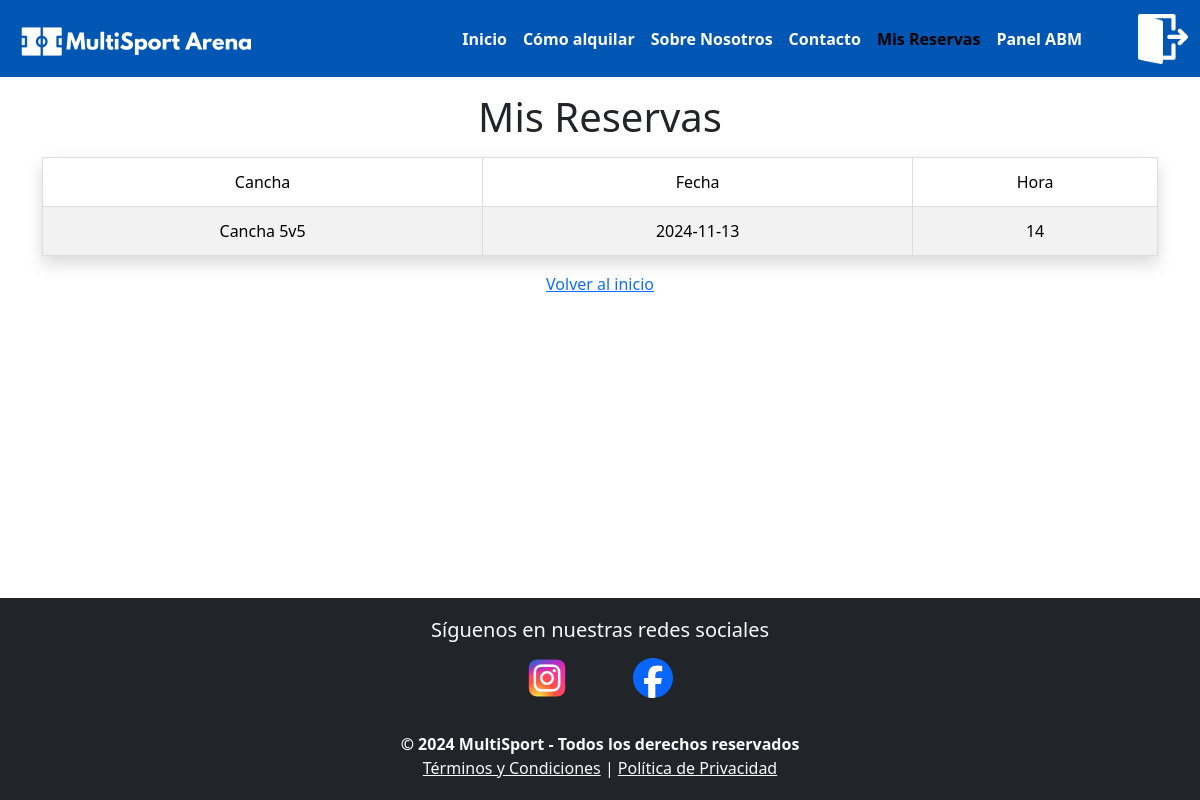
The page /mis_reservas (signed in) on the database as committed earlier.
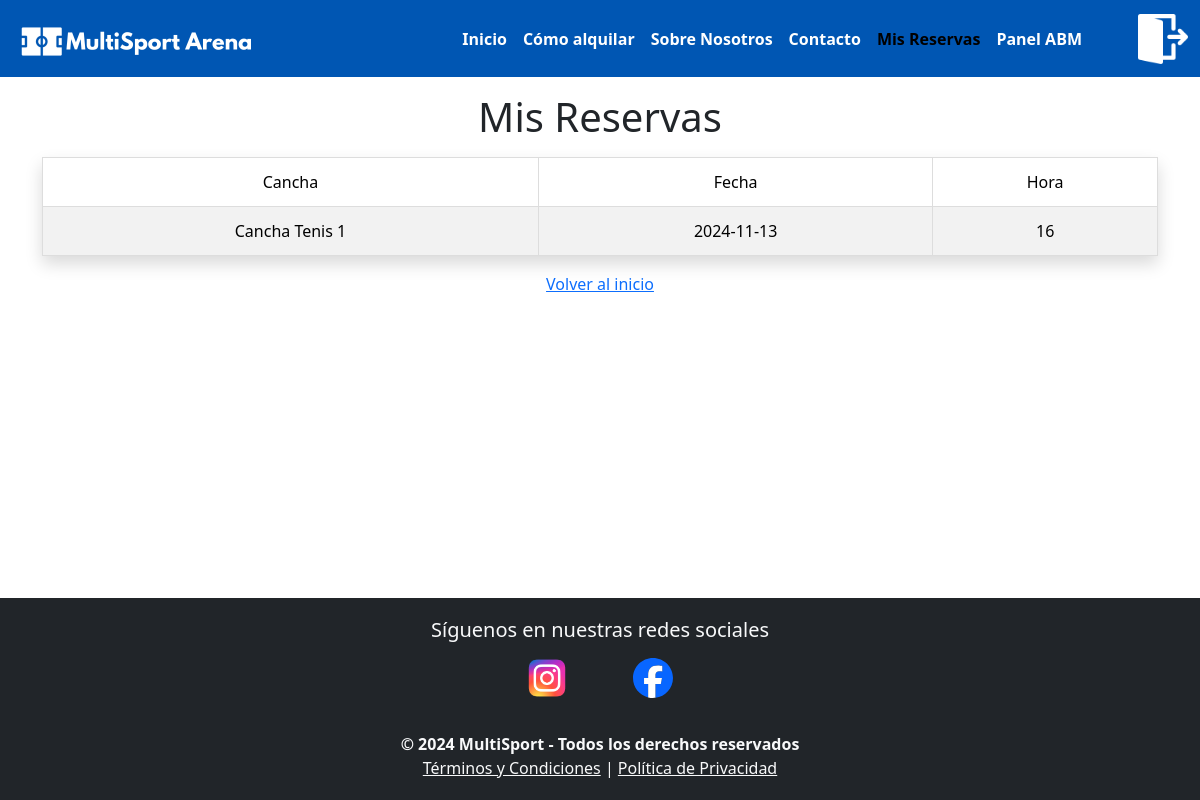
The same page on the database as committed later.
### tables this page shows
CREATE TABLE Reservas (
            id_reserva INTEGER PRIMARY KEY AUTOINCREMENT,
            id_usuario INTEGER NOT NULL,
            id_cancha INTEGER NOT NULL,
            fecha TEXT NOT NULL,
            hora INTEGER NOT NULL,
            FOREIGN KEY (id_usuario) REFERENCES Usuarios (id_usuario),
            FOREIGN KEY (id_cancha) REFERENCES Canchas (id_cancha)
        );

CREATE TABLE Canchas (
            id_cancha INTEGER PRIMARY KEY AUTOINCREMENT,
            tipo TEXT NOT NULL,
            nombre TEXT NOT NULL
        );

### app.py (the view)
@app.route('/mis_reservas')
def mis_reservas():
    if 'user_id' not in session:
        return redirect(url_for('login'))
    conn = crear_conexion("reserva_canchas.db")
    reservas = obtener_reservas_por_usuario(conn, session['user_id'])
    conn.close()
    return render_template('mis_reservas.html', reservas=reservas)

### modelo/conexion.py (called while the page is built)
def crear_conexion(db_file):
    conn = None
    try:
        conn = sqlite3.connect(db_file)
        print(f"Conectado a la base de datos {db_file}")
        return conn
    except Error as e:
        print(f"Error al conectar con la base de datos: {e}")
    return conn

### modelo/reserva.py (called while the page is built)
def obtener_reservas_por_usuario(conn, id_usuario):
    cursor = conn.cursor()
    cursor.execute("""
        SELECT r.id_reserva, c.nombre AS cancha, r.fecha, r.hora
        FROM Reservas r
        JOIN Canchas c ON r.id_cancha = c.id_cancha
        WHERE r.id_usuario = ?
    """, (id_usuario,))
    return cursor.fetchall()

### templates/mis_reservas.html
{% include 'header.html' %}
<main class="container mt-3 mb-3">
    <h1 class="text-center mb-3">Mis Reservas</h1>
    {% if reservas %}
    <table class="table table-striped table-bordered shadow">
        <thead>
            <tr>
                <th>Cancha</th>
                <th>Fecha</th>
                <th>Hora</th>
            </tr>
        </thead>
        <tbody>
            {% for reserva in reservas %}
            <tr>
                <td>{{ reserva[1] }}</td>
                <td>{{ reserva[2] }}</td>
                <td>{{ reserva[3] }}</td>
            </tr>
            {% endfor %}
        </tbody>
    </table>
    {% else %}
        <p class="text-center">No tienes reservas realizadas.</p>
    {% endif %}
    <div class="text-center mt-3">
        <a href="{{ url_for('index') }}">Volver al inicio</a>
    </div>
</main>
{% include 'footer.html' %}

### templates/header.html (shortened to what this page needs)
<!DOCTYPE html>
<html lang="en">
<head>
    <link rel="stylesheet" href="https://cdnjs.cloudflare.com/ajax/libs/font-awesome/6.5.2/css/all.min.css"
>
    <link href="https://cdn.jsdelivr.net/npm/bootstrap@5.3.3/dist/css/bootstrap.min.css" rel="stylesheet"
>
    <link rel="stylesheet" href="{{ url_for('static', filename='css/style.css') }}">
    <link href="https://cdn.jsdelivr.net/npm/bootstrap-icons/font/bootstrap-icons.css" rel="stylesheet">
</head>
<body>
    <header>
        <nav class="navbar navbar-expand-lg">
            <div class="container-fluid">
                <a class="navbar-brand" href="/">
                    <img src="{{ url_for('static', filename='img/logo.png') }}" alt="Logo" width="250"
                        class="d-inline-block align-text-top">
                </a>
                <div class="collapse navbar-collapse justify-content-end" id="navbarNavDropdown">
                    <ul class="navbar-nav">
                        <li class="nav-item">
                            <a class="nav-link fw-bold {% if request.path == '/' %}active{% endif %}" aria-current="page" href="/">Inicio</a>
                        </li>
                        <li class="nav-item">
                            <a class="nav-link fw-bold {% if request.path == '/comoalquilar' %}active{% endif %}" href="/comoalquilar">Cómo alquilar</a>
                        </li>
                        <li class="nav-item">
                            <a class="nav-link fw-bold {% if request.path == '/sobrenosotros' %}active{% endif %}" href="/sobrenosotros">Sobre Nosotros</a>
                        </li>
                        <li class="nav-item">
                            <a class="nav-link fw-bold {% if request.path == '/contacto' %}active{% endif %}" href="/contacto">Contacto</a>
                        </li>
                        {% if session.get('user_id') %}
                        <li class="nav-item">
                            <a class="nav-link fw-bold {% if request.path == url_for('mis_reservas') %}active{% endif %}" href="{{ url_for('mis_reservas') }}">Mis Reservas</a>
                        </li>
                        {% endif %}
                        {% if session.get('user_role') == 'administrador' %}
                        <li class="nav-item">
                            <a class="nav-link fw-bold {% if request.path == url_for('admin_dashboard') %}active{% endif %}" href="{{ url_for('admin_dashboard') }}">Panel ABM</a>
                        </li>
                        {% endif %}
                    </ul>
                    <div class="d-flex ms-5">
                        <a class="nav-link"
                            href="{% if 'user_id' in session %}/auth/logout{% else %}/auth/login{% endif %}">
                            <img src="{{ url_for('static', filename='img/' + ('usuario.png' if 'user_id' not in session else 'logout.png')) }}"
                                alt="usuario" width="50" height="50">
                        </a>
                    </div>
                </div>
            </div>
        </nav>
    </header>
</body>
</html>

### templates/footer.html
<footer class="footer bg-dark text-light py-2.5">
    <div class="row text-center mb-4">
        <div class="col-md-12">
            <h5 class="mb-3">Síguenos en nuestras redes sociales</h5>
            <div class="footer-icons">
                <a href="https://www.instagram.com" target="_blank" class="mx-3">
                    <img src="{{ url_for('static', filename='img/ig.png') }}" alt="Instagram" class="social-icon">
                </a>
                <a href="https://www.twitter.com" target="_blank" class="mx-3">
                    <img src="{{ url_for('static', filename='img/facebook.svg') }}" alt="Twitter" class="social-icon">
                </a>
            </div>
        </div>
    </div>
    <div class="row text-center mt-4">
        <div class="col-md-12">
            <p class="footer-text m-0">© 2024 MultiSport - Todos los derechos reservados</p>
            <p class="m-0">
                <a href="{{ url_for('static', filename='pdf/terminos.pdf') }}"  target="_blank"   class="text-light">Términos y Condiciones</a> |
                <a href="{{ url_for('static', filename='pdf/terminos.pdf') }}"  target="_blank" class="text-light">Política de Privacidad</a>
            </p>
        </div>
    </div>
</footer>

### static/css/style.css (style rules this page uses)
.navbar { background-color: #0056B3; }
.nav-link { color: white; }
.navbar-brand img { filter: brightness(0) invert(1); }
html, body { height: 100%; margin: 0; display: flex; flex-direction: column; }
main { flex: 1; }
.footer { background-color: #cfd0d0; padding: 20px; text-align: center; }
.footer-icons { margin-bottom: 10px; }
.footer-text { font-weight: bold; }
.social-icon { width: 70px; height: 40px; transition: transform 0.3s ease; }
.footer-icons a { display: inline-block; }
.footer-icons { text-align: center; }
.table th { vertical-align: middle; font-weight: 500; text-align: center; }
.table td { padding: 0; vertical-align: middle; }
.table-bordered td, .table-bordered th { border: 1px solid #ddd; }
.table th, .table td { text-align: center; padding: 0.75rem; }

Rows that differ between the two databases and show on the page:
removed Reservas: nombre "Cancha 5v5", fecha "2024-11-13", hora "14"
added Reservas: nombre "Cancha Tenis 1", fecha "2024-11-13", hora "16"
